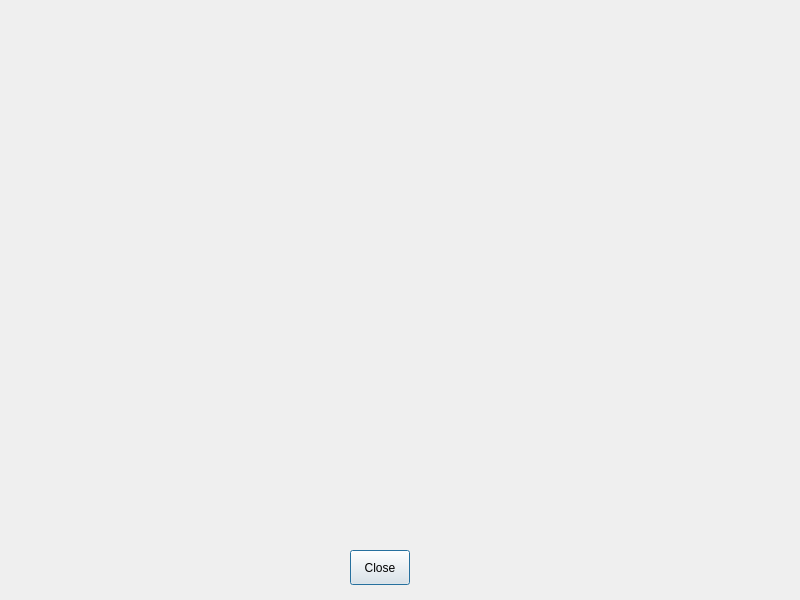
<?xml version="1.0" encoding="UTF-8"?>
<ui version="4.0">
 <class>RecordDialog</class>
 <widget class="QDialog" name="RecordDialog">
  <property name="geometry">
   <rect>
    <x>0</x>
    <y>0</y>
    <width>800</width>
    <height>600</height>
   </rect>
  </property>
  <property name="windowTitle">
   <string>RecordDialog</string>
  </property>
  <widget class="QPushButton" name="pushButton_Close">
   <property name="geometry">
    <rect>
     <x>350</x>
     <y>550</y>
     <width>60</width>
     <height>35</height>
    </rect>
   </property>
   <property name="text">
    <string>Close</string>
   </property>
  </widget>
 </widget>
 <resources/>
 <connections/>
</ui>
